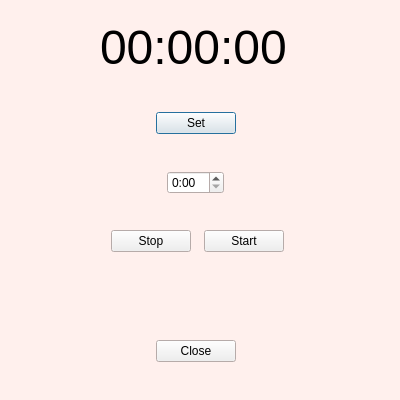
<?xml version="1.0" encoding="UTF-8"?>
<ui version="4.0">
 <class>alert</class>
 <widget class="QDialog" name="alert">
  <property name="geometry">
   <rect>
    <x>0</x>
    <y>0</y>
    <width>400</width>
    <height>400</height>
   </rect>
  </property>
  <property name="palette">
   <palette>
    <active>
     <colorrole role="Base">
      <brush brushstyle="SolidPattern">
       <color alpha="255">
        <red>255</red>
        <green>255</green>
        <blue>255</blue>
       </color>
      </brush>
     </colorrole>
     <colorrole role="Window">
      <brush brushstyle="SolidPattern">
       <color alpha="255">
        <red>255</red>
        <green>240</green>
        <blue>237</blue>
       </color>
      </brush>
     </colorrole>
    </active>
    <inactive>
     <colorrole role="Base">
      <brush brushstyle="SolidPattern">
       <color alpha="255">
        <red>255</red>
        <green>255</green>
        <blue>255</blue>
       </color>
      </brush>
     </colorrole>
     <colorrole role="Window">
      <brush brushstyle="SolidPattern">
       <color alpha="255">
        <red>255</red>
        <green>240</green>
        <blue>237</blue>
       </color>
      </brush>
     </colorrole>
    </inactive>
    <disabled>
     <colorrole role="Base">
      <brush brushstyle="SolidPattern">
       <color alpha="255">
        <red>255</red>
        <green>240</green>
        <blue>237</blue>
       </color>
      </brush>
     </colorrole>
     <colorrole role="Window">
      <brush brushstyle="SolidPattern">
       <color alpha="255">
        <red>255</red>
        <green>240</green>
        <blue>237</blue>
       </color>
      </brush>
     </colorrole>
    </disabled>
   </palette>
  </property>
  <property name="font">
   <font>
    <family>Arial</family>
   </font>
  </property>
  <property name="windowTitle">
   <string>Alarm</string>
  </property>
  <widget class="QWidget" name="layoutWidget">
   <property name="geometry">
    <rect>
     <x>100</x>
     <y>20</y>
     <width>191</width>
     <height>342</height>
    </rect>
   </property>
   <layout class="QVBoxLayout" name="verticalLayout">
    <item>
     <widget class="QLabel" name="alert1">
      <property name="font">
       <font>
        <pointsize>36</pointsize>
       </font>
      </property>
      <property name="text">
       <string>00:00:00</string>
      </property>
     </widget>
    </item>
    <item>
     <spacer name="verticalSpacer">
      <property name="orientation">
       <enum>Qt::Vertical</enum>
      </property>
      <property name="sizeHint" stdset="0">
       <size>
        <width>20</width>
        <height>13</height>
       </size>
      </property>
     </spacer>
    </item>
    <item>
     <layout class="QHBoxLayout" name="horizontalLayout">
      <item>
       <spacer name="horizontalSpacer">
        <property name="orientation">
         <enum>Qt::Horizontal</enum>
        </property>
        <property name="sizeHint" stdset="0">
         <size>
          <width>40</width>
          <height>20</height>
         </size>
        </property>
       </spacer>
      </item>
      <item>
       <widget class="QPushButton" name="setAlert1">
        <property name="cursor">
         <cursorShape>PointingHandCursor</cursorShape>
        </property>
        <property name="text">
         <string>Set</string>
        </property>
       </widget>
      </item>
      <item>
       <spacer name="horizontalSpacer_2">
        <property name="orientation">
         <enum>Qt::Horizontal</enum>
        </property>
        <property name="sizeHint" stdset="0">
         <size>
          <width>40</width>
          <height>20</height>
         </size>
        </property>
       </spacer>
      </item>
     </layout>
    </item>
    <item>
     <spacer name="verticalSpacer_4">
      <property name="orientation">
       <enum>Qt::Vertical</enum>
      </property>
      <property name="sizeHint" stdset="0">
       <size>
        <width>20</width>
        <height>13</height>
       </size>
      </property>
     </spacer>
    </item>
    <item>
     <layout class="QHBoxLayout" name="horizontalLayout_7">
      <item>
       <spacer name="horizontalSpacer_17">
        <property name="orientation">
         <enum>Qt::Horizontal</enum>
        </property>
        <property name="sizeHint" stdset="0">
         <size>
          <width>18</width>
          <height>20</height>
         </size>
        </property>
       </spacer>
      </item>
      <item>
       <widget class="QTimeEdit" name="alert1Edit">
        <property name="cursor">
         <cursorShape>WaitCursor</cursorShape>
        </property>
        <property name="displayFormat">
         <string>H:mm</string>
        </property>
        <property name="calendarPopup">
         <bool>true</bool>
        </property>
       </widget>
      </item>
      <item>
       <spacer name="horizontalSpacer_16">
        <property name="orientation">
         <enum>Qt::Horizontal</enum>
        </property>
        <property name="sizeHint" stdset="0">
         <size>
          <width>13</width>
          <height>20</height>
         </size>
        </property>
       </spacer>
      </item>
     </layout>
    </item>
    <item>
     <spacer name="verticalSpacer_7">
      <property name="orientation">
       <enum>Qt::Vertical</enum>
      </property>
      <property name="sizeHint" stdset="0">
       <size>
        <width>20</width>
        <height>13</height>
       </size>
      </property>
     </spacer>
    </item>
    <item>
     <layout class="QHBoxLayout" name="horizontalLayout_4">
      <item>
       <spacer name="horizontalSpacer_11">
        <property name="orientation">
         <enum>Qt::Horizontal</enum>
        </property>
        <property name="sizeHint" stdset="0">
         <size>
          <width>17</width>
          <height>20</height>
         </size>
        </property>
       </spacer>
      </item>
      <item>
       <widget class="QPushButton" name="stopAlert1">
        <property name="cursor">
         <cursorShape>PointingHandCursor</cursorShape>
        </property>
        <property name="text">
         <string>Stop</string>
        </property>
       </widget>
      </item>
      <item>
       <spacer name="horizontalSpacer_7">
        <property name="orientation">
         <enum>Qt::Horizontal</enum>
        </property>
        <property name="sizeHint" stdset="0">
         <size>
          <width>13</width>
          <height>20</height>
         </size>
        </property>
       </spacer>
      </item>
      <item>
       <widget class="QPushButton" name="startAlert1">
        <property name="cursor">
         <cursorShape>PointingHandCursor</cursorShape>
        </property>
        <property name="text">
         <string>Start</string>
        </property>
       </widget>
      </item>
      <item>
       <spacer name="horizontalSpacer_10">
        <property name="orientation">
         <enum>Qt::Horizontal</enum>
        </property>
        <property name="sizeHint" stdset="0">
         <size>
          <width>13</width>
          <height>20</height>
         </size>
        </property>
       </spacer>
      </item>
     </layout>
    </item>
    <item>
     <spacer name="verticalSpacer_10">
      <property name="orientation">
       <enum>Qt::Vertical</enum>
      </property>
      <property name="sizeHint" stdset="0">
       <size>
        <width>20</width>
        <height>13</height>
       </size>
      </property>
     </spacer>
    </item>
    <item>
     <widget class="QLabel" name="image1">
      <property name="text">
       <string/>
      </property>
      <property name="pixmap">
       <pixmap>Image/clock.gif</pixmap>
      </property>
      <property name="scaledContents">
       <bool>true</bool>
      </property>
     </widget>
    </item>
    <item>
     <spacer name="verticalSpacer_13">
      <property name="orientation">
       <enum>Qt::Vertical</enum>
      </property>
      <property name="sizeHint" stdset="0">
       <size>
        <width>20</width>
        <height>13</height>
       </size>
      </property>
     </spacer>
    </item>
    <item>
     <layout class="QHBoxLayout" name="horizontalLayout_10">
      <item>
       <spacer name="horizontalSpacer_22">
        <property name="orientation">
         <enum>Qt::Horizontal</enum>
        </property>
        <property name="sizeHint" stdset="0">
         <size>
          <width>18</width>
          <height>20</height>
         </size>
        </property>
       </spacer>
      </item>
      <item>
       <widget class="QPushButton" name="closeButton1">
        <property name="cursor">
         <cursorShape>PointingHandCursor</cursorShape>
        </property>
        <property name="text">
         <string>Close</string>
        </property>
       </widget>
      </item>
      <item>
       <spacer name="horizontalSpacer_23">
        <property name="orientation">
         <enum>Qt::Horizontal</enum>
        </property>
        <property name="sizeHint" stdset="0">
         <size>
          <width>13</width>
          <height>20</height>
         </size>
        </property>
       </spacer>
      </item>
     </layout>
    </item>
   </layout>
  </widget>
 </widget>
 <resources/>
 <connections/>
</ui>
